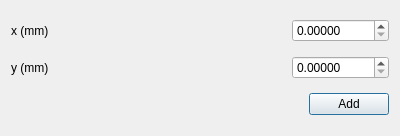
<?xml version="1.0" encoding="UTF-8"?>
<ui version="4.0">
 <class>DialogAddOrigin</class>
 <widget class="QDialog" name="DialogAddOrigin">
  <property name="geometry">
   <rect>
    <x>0</x>
    <y>0</y>
    <width>400</width>
    <height>136</height>
   </rect>
  </property>
  <property name="windowTitle">
   <string>Dialog</string>
  </property>
  <layout class="QVBoxLayout" name="verticalLayout">
   <item>
    <layout class="QHBoxLayout" name="horizontalLayout">
     <item>
      <widget class="QLabel" name="label">
       <property name="text">
        <string>x (mm)</string>
       </property>
       <property name="buddy">
        <cstring>doubleSpinBox_x</cstring>
       </property>
      </widget>
     </item>
     <item>
      <spacer name="horizontalSpacer">
       <property name="orientation">
        <enum>Qt::Horizontal</enum>
       </property>
       <property name="sizeHint" stdset="0">
        <size>
         <width>40</width>
         <height>20</height>
        </size>
       </property>
      </spacer>
     </item>
     <item>
      <widget class="QDoubleSpinBox" name="doubleSpinBox_x">
       <property name="decimals">
        <number>5</number>
       </property>
       <property name="maximum">
        <double>99999.999989999996615</double>
       </property>
      </widget>
     </item>
    </layout>
   </item>
   <item>
    <layout class="QHBoxLayout" name="horizontalLayout_2">
     <item>
      <widget class="QLabel" name="label_2">
       <property name="text">
        <string>y (mm)</string>
       </property>
       <property name="buddy">
        <cstring>doubleSpinBox_y</cstring>
       </property>
      </widget>
     </item>
     <item>
      <spacer name="horizontalSpacer_2">
       <property name="orientation">
        <enum>Qt::Horizontal</enum>
       </property>
       <property name="sizeHint" stdset="0">
        <size>
         <width>40</width>
         <height>20</height>
        </size>
       </property>
      </spacer>
     </item>
     <item>
      <widget class="QDoubleSpinBox" name="doubleSpinBox_y">
       <property name="decimals">
        <number>5</number>
       </property>
       <property name="maximum">
        <double>99999.999989999996615</double>
       </property>
      </widget>
     </item>
    </layout>
   </item>
   <item>
    <layout class="QHBoxLayout" name="horizontalLayout_4">
     <item>
      <spacer name="horizontalSpacer_4">
       <property name="orientation">
        <enum>Qt::Horizontal</enum>
       </property>
       <property name="sizeHint" stdset="0">
        <size>
         <width>40</width>
         <height>20</height>
        </size>
       </property>
      </spacer>
     </item>
     <item>
      <widget class="QPushButton" name="pushButton_add">
       <property name="text">
        <string>Add</string>
       </property>
      </widget>
     </item>
    </layout>
   </item>
  </layout>
 </widget>
 <resources/>
 <connections>
  <connection>
   <sender>pushButton_add</sender>
   <signal>clicked()</signal>
   <receiver>DialogAddOrigin</receiver>
   <slot>accept()</slot>
   <hints>
    <hint type="sourcelabel">
     <x>374</x>
     <y>110</y>
    </hint>
    <hint type="destinationlabel">
     <x>395</x>
     <y>84</y>
    </hint>
   </hints>
  </connection>
  <connection>
   <sender>pushButton_add</sender>
   <signal>clicked()</signal>
   <receiver>DialogAddOrigin</receiver>
   <slot>add_clicked()</slot>
   <hints>
    <hint type="sourcelabel">
     <x>342</x>
     <y>110</y>
    </hint>
    <hint type="destinationlabel">
     <x>286</x>
     <y>107</y>
    </hint>
   </hints>
  </connection>
 </connections>
 <slots>
  <slot>add_clicked()</slot>
 </slots>
</ui>
